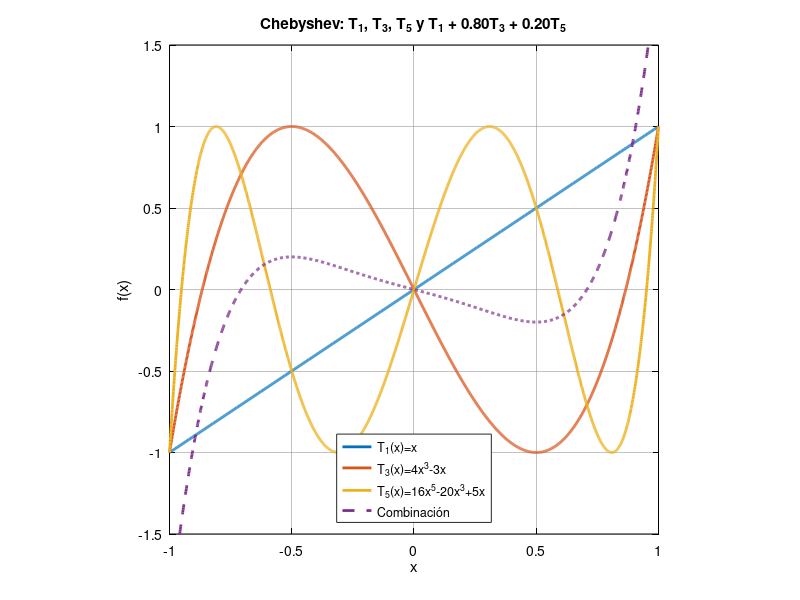

The MATLAB source for this figure: (Note: this script raises an error after producing the figure.)
% chebyshev_ws_overlay.m
% Superpone T1, T3 y T5 (Chebyshev 1ª especie) y una combinación.
% Leyenda dentro, abajo, con fondo blanco (sin tema oscuro).

clear; close all; clc;

x = linspace(-1,1,2001).';

T1 = x;
T3 = 4*x.^3 - 3*x;
T5 = 16*x.^5 - 20*x.^3 + 5*x;

a3 = 0.8;
a5 = 0.2;
Y  = T1 + a3*T3 + a5*T5;

figure('Color','w','InvertHardcopy','off','Name','Chebyshev superpuestos');
ax = axes(); %#ok<LAXES>
set(ax,'Color','w','XColor','k','YColor','k', ...
    'GridColor',[0.6 0.6 0.6],'GridAlpha',0.6);

plot(x, T1, 'LineWidth', 2); hold on;
plot(x, T3, 'LineWidth', 2);
plot(x, T5, 'LineWidth', 2);
plot(x, Y , '--', 'LineWidth', 2);

grid on; box on; axis square;
axis([-1 1 -1.5 1.5]);
xlabel('x'); ylabel('f(x)');
title(sprintf('Chebyshev: T_1, T_3, T_5 y T_1 + %.2fT_3 + %.2fT_5', a3, a5));

set(gcf,'Color','w','InvertHardcopy','off');
set(gca,'Color','w','XColor','k','YColor','k', ...
        'GridColor',[0.6 0.6 0.6],'GridAlpha',0.6);

lgd = legend('T_1(x)=x', 'T_3(x)=4x^3-3x', 'T_5(x)=16x^5-20x^3+5x', ...
             'Combinación', 'Location','south');  % valor válido

% Sin recuadro ni fondo
lgd.Box = 'off';
lgd.Color = 'none';
lgd.TextColor = 'k';

% Colocar dentro, abajo-derecha (coordenadas normalizadas)
lgd.Units = 'normalized';
lgd.Position = [0.52 0.123 0.35 0.12];   % [x y w h]
